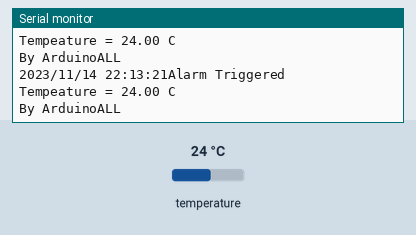
Bench run of a sketch on a simulated Arduino Uno, built with avr-gcc and run on an emulated ATmega328P. Parts: the last lines printed to the serial monitor. The inputs (shaded band) are chosen by the test bench; at power-on: temperature 24 °C. The local clock reads 2024-03-15 10:24:30 at power-on unless the sketch sets it.

Above: at 1.8 s.
1.9 s: temperature set to 12 °C
At 2.9 s:
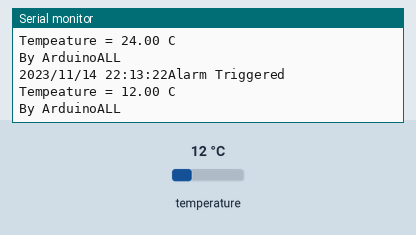
3.4 s: temperature set to 19 °C
At 4.8 s:
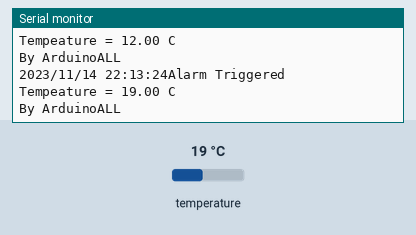
Timing chart, 0 to 6.4 s (numbered marks = the images above; inputs shaded):
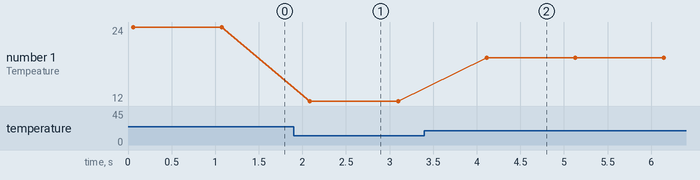

Measured:
- after the input at 1.9 s, the serial monitor: prints a new line after 0.19 s (image 1)
- after the input at 3.4 s, the serial monitor: prints a new line after 0.72 s (image 2)
- plotted number 1: 24 → 12 after the input at 1.9 s, 12 → 19 after the input at 3.4 s

The sketch:

TimeArduinoRTC.ino
```cpp
// Date, Time and Alarm functions using a DS3231 RTC connected via I2C and Wire lib

#include "Wire.h"
#include "SPI.h"  // not used here, but needed to prevent a RTClib compile error
#include "RTClib.h"

RTC_DS3231 RTC;

void setup () {

  Serial.begin(9600);
  Wire.begin();
  RTC.begin();
  RTC.adjust(DateTime(__DATE__, __TIME__));

  if (! RTC.isrunning()) {
    Serial.println("RTC is NOT running!");
    // following line sets the RTC to the date & time this sketch was compiled
    RTC.adjust(DateTime(__DATE__, __TIME__));
  }

  DateTime now = RTC.now();
  /* ตั้งเวลา ในตัวอย่างนี้ เซตค่าเป็นเวลา 23:09 ถ้าถึงเวลานี้จะให้ทำงานที่ฟังก์ชัน
    RTC.setAlarm1Simple(23, 9);
   if (RTC.checkIfAlarm(1)) {
   Serial.println("Alarm Triggered");
   }*/
  RTC.setAlarm1Simple(23, 9);

  RTC.turnOnAlarm(1);

  if (RTC.checkAlarmEnabled(1)) {
    Serial.println("Alarm Enabled");
  }

}

void loop () {

  DateTime now = RTC.now();
  Serial.print(now.year(), DEC);
  Serial.print('/');
  Serial.print(now.month(), DEC);
  Serial.print('/');
  Serial.print(now.day(), DEC);
  Serial.print(' ');
  Serial.print(now.hour(), DEC);
  Serial.print(':');
  Serial.print(now.minute(), DEC);
  Serial.print(':');
  Serial.print(now.second(), DEC);

  if (RTC.checkIfAlarm(1)) {
    Serial.println("Alarm Triggered");
  }

  Serial.println();
  Serial.print("Tempeature = ");
  Serial.print(RTC.getTemperature()); // คำสั่งดึงอุณหภูมิออกมาแสดง
  Serial.println(" C");

  Serial.println("By ArduinoALL");
  Serial.println();
  delay(1000);
}
```
